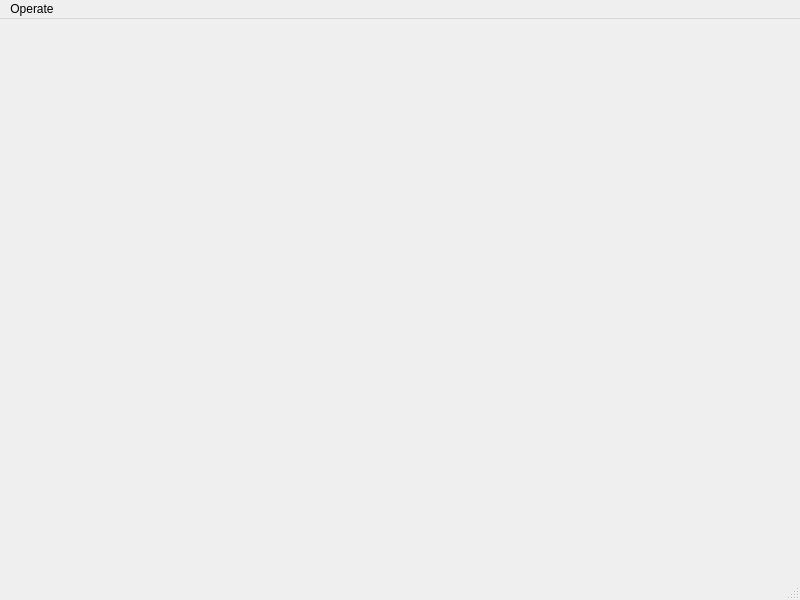
<?xml version="1.0" encoding="UTF-8"?>
<ui version="4.0">
 <class>batch1Plot</class>
 <widget class="QMainWindow" name="batch1Plot">
  <property name="geometry">
   <rect>
    <x>0</x>
    <y>0</y>
    <width>800</width>
    <height>600</height>
   </rect>
  </property>
  <property name="windowTitle">
   <string>MainWindow</string>
  </property>
  <widget class="QWidget" name="centralwidget"/>
  <widget class="QMenuBar" name="menubar">
   <property name="geometry">
    <rect>
     <x>0</x>
     <y>0</y>
     <width>800</width>
     <height>26</height>
    </rect>
   </property>
   <widget class="QMenu" name="menuOperate">
    <property name="title">
     <string>Operate</string>
    </property>
    <addaction name="actionSave_as_PNG_image"/>
    <addaction name="actionStartup"/>
    <addaction name="actionExit"/>
   </widget>
   <addaction name="menuOperate"/>
  </widget>
  <widget class="QStatusBar" name="statusbar"/>
  <action name="actionStartup">
   <property name="text">
    <string>Startup</string>
   </property>
  </action>
  <action name="actionExit">
   <property name="text">
    <string>Exit</string>
   </property>
  </action>
  <action name="actionSave_as_PNG_image">
   <property name="text">
    <string>Save as PNG image</string>
   </property>
  </action>
 </widget>
 <resources/>
 <connections/>
</ui>
